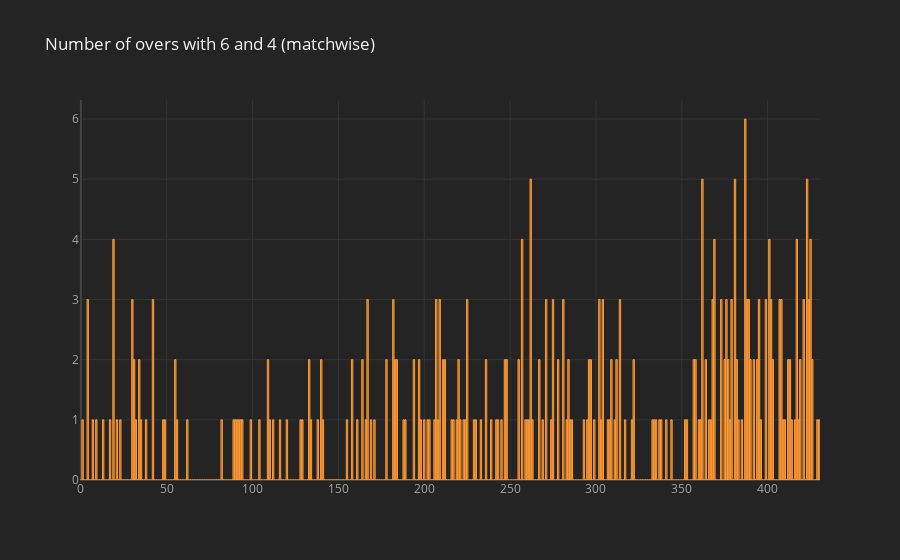

The notebook cell this image was saved under:
### Markdown cell above
![q4.png](attachment:q4.png)

### Code cell
KKR_CSK_boundaries = KKR_CSK_batsmen[(KKR_CSK_batsmen.batsman_runs == 6) | (KKR_CSK_batsmen.batsman_runs == 4)]
m_id =[]; overs=[];overs_6_4=[];
for i in KKR_CSK_boundaries.match_id.unique():
    match = KKR_CSK_boundaries[KKR_CSK_boundaries.match_id == i]
    m_id.append(i)
    overs=[]
    for j in match.over.unique():
        over_score = match[match.over == j]
        score_ = over_score.batsman_runs.unique()
        if 6 in score_ and 4 in score_:
            overs.append(j)
            
    overs_6_4.append(len(overs))
    
    
boundary_overs = pd.DataFrame(list(zip(m_id, overs_6_4)), 
               columns =["match_id", "no_over_with_boundaries"])       

boundary_overs["index"] =boundary_overs.index
import numpy as np
import cufflinks as cf

cf.set_config_file(theme='pearl',sharing='public',offline=True)
boundary_overs.iplot(kind="bar",x = "index",
                subplots=True,
                sortbars=True,
                keys = ["no_over_with_boundaries"],
                title="Number of overs with 6 and 4 (matchwise)",
                theme="henanigans")

### Figure 1 — Plotly figure (JSON) as saved in the notebook; plotly's stock layout.template omitted (floating-point values rounded to 4 significant figures; data arrays with more than 128 entries replaced by an {"elided": "..."} marker saying what was removed)
{"data": [{"marker": {"color": "rgba(255, 153, 51, 0.6)", "line": {"color": "rgba(255, 153, 51, 1.0)", "width": 1}}, "name": "no_over_with_boundaries", "orientation": "v", "text": "", "type": "bar", "x": {"elided": "431 int values"}, "xaxis": "x", "y": {"elided": "431 int values"}, "yaxis": "y"}], "layout": {"legend": {"bgcolor": "#242424", "font": {"color": "#F4F4F4"}}, "paper_bgcolor": "#242424", "plot_bgcolor": "#242424", "title": {"font": {"color": "#F4F4F4"}, "text": "Number of overs with 6 and 4 (matchwise)"}, "xaxis": {"anchor": "y", "domain": [0, 1], "gridcolor": "#343434", "showgrid": true, "tickfont": {"color": "#A4A4A4"}, "title": {"font": {"color": "#A4A4A4"}, "text": ""}, "zerolinecolor": "#444444"}, "yaxis": {"anchor": "x", "domain": [0, 1], "gridcolor": "#343434", "showgrid": true, "tickfont": {"color": "#A4A4A4"}, "title": {"font": {"color": "#A4A4A4"}, "text": ""}, "zerolinecolor": "#444444"}}}
